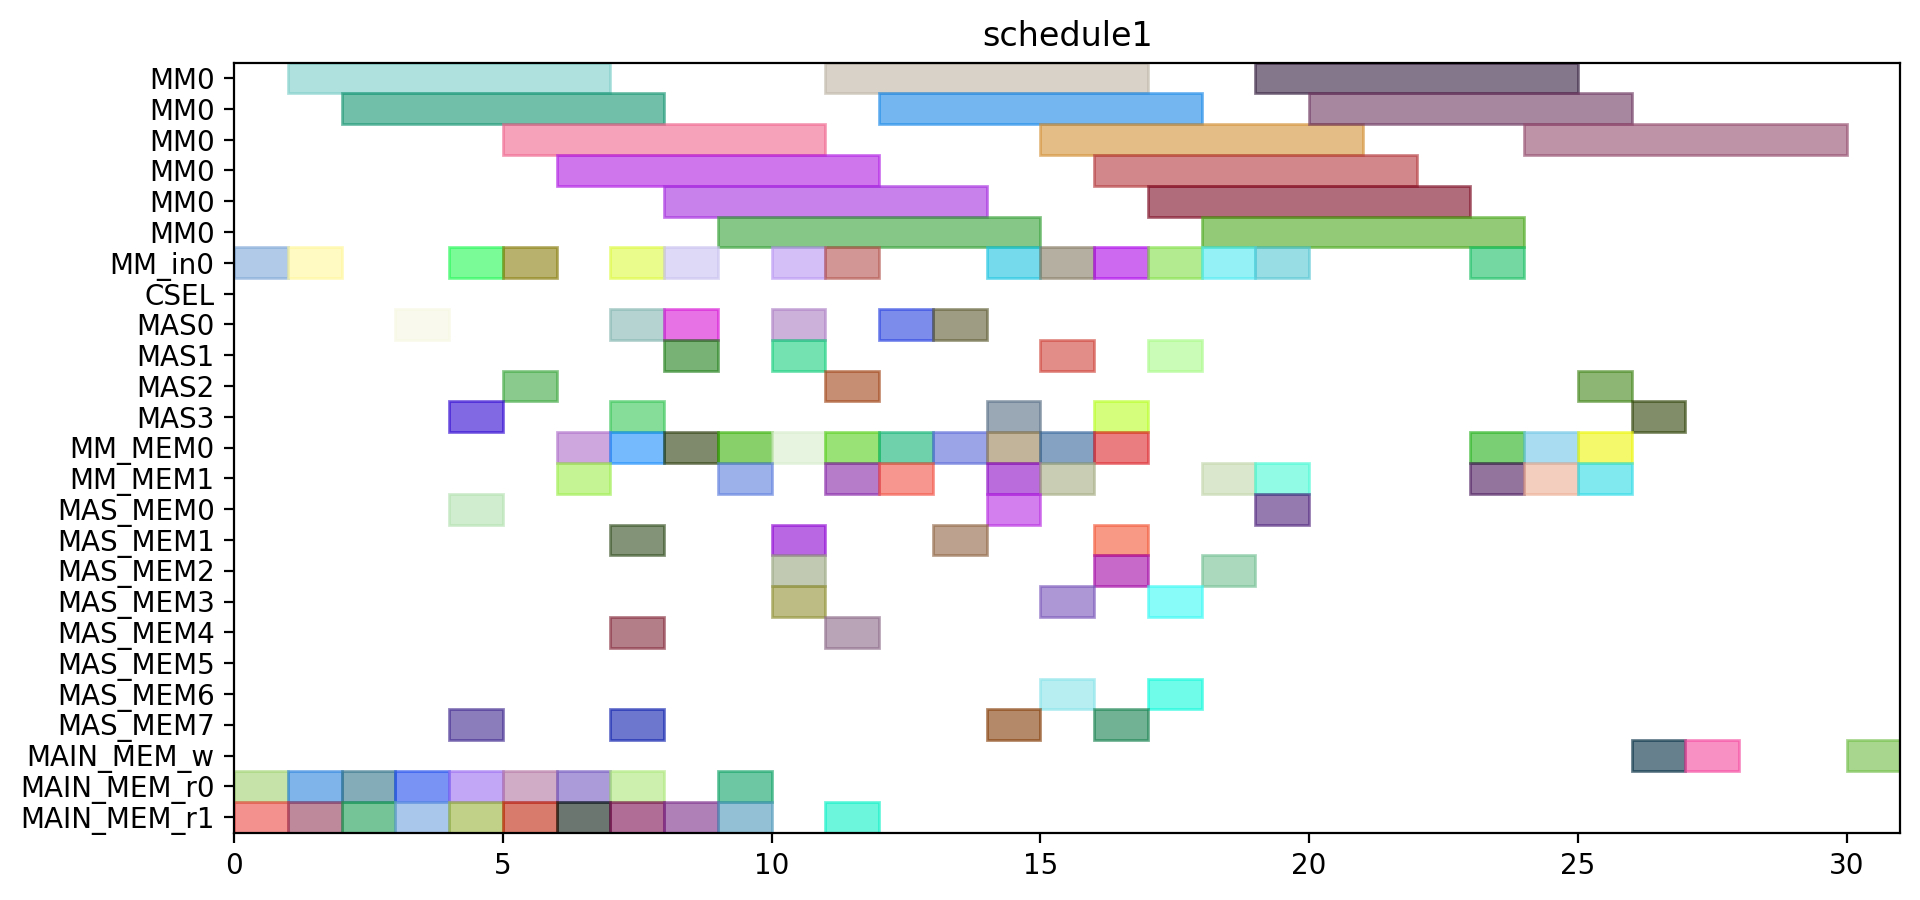

Generate this figure with Python:
from pyschedule import Scenario, solvers, plotters, alt


def solve():
	horizon = 144
	S = Scenario("schedule1", horizon=horizon)

	# resource
	MM = S.Resources('MM', num=1, size=6)
	MM_in = S.Resources('MM_in', num=1)
	CSEL = S.Resource('CSEL')
	MAS = S.Resources('MAS', num=4, size=1, periods=range(1, horizon))
	MM_MEM = S.Resources('MM_MEM', num=2)
	MAS_MEM = S.Resources('MAS_MEM', num=8)
	MAIN_MEM_w = S.Resource('MAIN_MEM_w', size=1)
	MAIN_MEM_r = S.Resources('MAIN_MEM_r', num=2)

	# result of previous scheduling
	t0_in = S.Task('t0_in', length=1, delay_cost=1)
	S += t0_in >= 0
	t0_in += MM_in[0]

	t0_mem0 = S.Task('t0_mem0', length=1, delay_cost=1)
	S += t0_mem0 >= 0
	t0_mem0 += MAIN_MEM_r[0]

	t0_mem1 = S.Task('t0_mem1', length=1, delay_cost=1)
	S += t0_mem1 >= 0
	t0_mem1 += MAIN_MEM_r[1]

	t0 = S.Task('t0', length=6, delay_cost=1)
	S += t0 >= 1
	t0 += MM[0]

	t2_in = S.Task('t2_in', length=1, delay_cost=1)
	S += t2_in >= 1
	t2_in += MM_in[0]

	t2_mem0 = S.Task('t2_mem0', length=1, delay_cost=1)
	S += t2_mem0 >= 1
	t2_mem0 += MAIN_MEM_r[0]

	t2_mem1 = S.Task('t2_mem1', length=1, delay_cost=1)
	S += t2_mem1 >= 1
	t2_mem1 += MAIN_MEM_r[1]

	t13_mem0 = S.Task('t13_mem0', length=1, delay_cost=1)
	S += t13_mem0 >= 2
	t13_mem0 += MAIN_MEM_r[0]

	t13_mem1 = S.Task('t13_mem1', length=1, delay_cost=1)
	S += t13_mem1 >= 2
	t13_mem1 += MAIN_MEM_r[1]

	t2 = S.Task('t2', length=6, delay_cost=1)
	S += t2 >= 2
	t2 += MM[0]

	t13 = S.Task('t13', length=1, delay_cost=1)
	S += t13 >= 3
	t13 += MAS[0]

	t14_mem0 = S.Task('t14_mem0', length=1, delay_cost=1)
	S += t14_mem0 >= 3
	t14_mem0 += MAIN_MEM_r[0]

	t14_mem1 = S.Task('t14_mem1', length=1, delay_cost=1)
	S += t14_mem1 >= 3
	t14_mem1 += MAIN_MEM_r[1]

	t14 = S.Task('t14', length=1, delay_cost=1)
	S += t14 >= 4
	t14 += MAS[3]

	t15_in = S.Task('t15_in', length=1, delay_cost=1)
	S += t15_in >= 4
	t15_in += MM_in[0]

	t15_mem0 = S.Task('t15_mem0', length=1, delay_cost=1)
	S += t15_mem0 >= 4
	t15_mem0 += MAS_MEM[0]

	t15_mem1 = S.Task('t15_mem1', length=1, delay_cost=1)
	S += t15_mem1 >= 4
	t15_mem1 += MAS_MEM[7]

	t3_mem0 = S.Task('t3_mem0', length=1, delay_cost=1)
	S += t3_mem0 >= 4
	t3_mem0 += MAIN_MEM_r[0]

	t3_mem1 = S.Task('t3_mem1', length=1, delay_cost=1)
	S += t3_mem1 >= 4
	t3_mem1 += MAIN_MEM_r[1]

	t15 = S.Task('t15', length=6, delay_cost=1)
	S += t15 >= 5
	t15 += MM[0]

	t1_in = S.Task('t1_in', length=1, delay_cost=1)
	S += t1_in >= 5
	t1_in += MM_in[0]

	t1_mem0 = S.Task('t1_mem0', length=1, delay_cost=1)
	S += t1_mem0 >= 5
	t1_mem0 += MAIN_MEM_r[0]

	t1_mem1 = S.Task('t1_mem1', length=1, delay_cost=1)
	S += t1_mem1 >= 5
	t1_mem1 += MAIN_MEM_r[1]

	t3 = S.Task('t3', length=1, delay_cost=1)
	S += t3 >= 5
	t3 += MAS[2]

	t1 = S.Task('t1', length=6, delay_cost=1)
	S += t1 >= 6
	t1 += MM[0]

	t18_mem0 = S.Task('t18_mem0', length=1, delay_cost=1)
	S += t18_mem0 >= 6
	t18_mem0 += MM_MEM[0]

	t18_mem1 = S.Task('t18_mem1', length=1, delay_cost=1)
	S += t18_mem1 >= 6
	t18_mem1 += MM_MEM[1]

	t4_mem0 = S.Task('t4_mem0', length=1, delay_cost=1)
	S += t4_mem0 >= 6
	t4_mem0 += MAIN_MEM_r[0]

	t4_mem1 = S.Task('t4_mem1', length=1, delay_cost=1)
	S += t4_mem1 >= 6
	t4_mem1 += MAIN_MEM_r[1]

	t18 = S.Task('t18', length=1, delay_cost=1)
	S += t18 >= 7
	t18 += MAS[0]

	t19_mem0 = S.Task('t19_mem0', length=1, delay_cost=1)
	S += t19_mem0 >= 7
	t19_mem0 += MM_MEM[0]

	t19_mem1 = S.Task('t19_mem1', length=1, delay_cost=1)
	S += t19_mem1 >= 7
	t19_mem1 += MAS_MEM[1]

	t4 = S.Task('t4', length=1, delay_cost=1)
	S += t4 >= 7
	t4 += MAS[3]

	t5_in = S.Task('t5_in', length=1, delay_cost=1)
	S += t5_in >= 7
	t5_in += MM_in[0]

	t5_mem0 = S.Task('t5_mem0', length=1, delay_cost=1)
	S += t5_mem0 >= 7
	t5_mem0 += MAS_MEM[4]

	t5_mem1 = S.Task('t5_mem1', length=1, delay_cost=1)
	S += t5_mem1 >= 7
	t5_mem1 += MAS_MEM[7]

	t8_mem0 = S.Task('t8_mem0', length=1, delay_cost=1)
	S += t8_mem0 >= 7
	t8_mem0 += MAIN_MEM_r[0]

	t8_mem1 = S.Task('t8_mem1', length=1, delay_cost=1)
	S += t8_mem1 >= 7
	t8_mem1 += MAIN_MEM_r[1]

	t19 = S.Task('t19', length=1, delay_cost=1)
	S += t19 >= 8
	t19 += MAS[0]

	t20_in = S.Task('t20_in', length=1, delay_cost=1)
	S += t20_in >= 8
	t20_in += MM_in[0]

	t20_mem0 = S.Task('t20_mem0', length=1, delay_cost=1)
	S += t20_mem0 >= 8
	t20_mem0 += MM_MEM[0]

	t20_mem1 = S.Task('t20_mem1', length=1, delay_cost=1)
	S += t20_mem1 >= 8
	t20_mem1 += MAIN_MEM_r[1]

	t5 = S.Task('t5', length=6, delay_cost=1)
	S += t5 >= 8
	t5 += MM[0]

	t8 = S.Task('t8', length=1, delay_cost=1)
	S += t8 >= 8
	t8 += MAS[1]

	t16_mem0 = S.Task('t16_mem0', length=1, delay_cost=1)
	S += t16_mem0 >= 9
	t16_mem0 += MM_MEM[0]

	t16_mem1 = S.Task('t16_mem1', length=1, delay_cost=1)
	S += t16_mem1 >= 9
	t16_mem1 += MM_MEM[1]

	t20 = S.Task('t20', length=6, delay_cost=1)
	S += t20 >= 9
	t20 += MM[0]

	t9_mem0 = S.Task('t9_mem0', length=1, delay_cost=1)
	S += t9_mem0 >= 9
	t9_mem0 += MAIN_MEM_r[0]

	t9_mem1 = S.Task('t9_mem1', length=1, delay_cost=1)
	S += t9_mem1 >= 9
	t9_mem1 += MAIN_MEM_r[1]

	t10_in = S.Task('t10_in', length=1, delay_cost=1)
	S += t10_in >= 10
	t10_in += MM_in[0]

	t10_mem0 = S.Task('t10_mem0', length=1, delay_cost=1)
	S += t10_mem0 >= 10
	t10_mem0 += MAS_MEM[2]

	t10_mem1 = S.Task('t10_mem1', length=1, delay_cost=1)
	S += t10_mem1 >= 10
	t10_mem1 += MAS_MEM[1]

	t16 = S.Task('t16', length=1, delay_cost=1)
	S += t16 >= 10
	t16 += MAS[1]

	t17_mem0 = S.Task('t17_mem0', length=1, delay_cost=1)
	S += t17_mem0 >= 10
	t17_mem0 += MM_MEM[0]

	t17_mem1 = S.Task('t17_mem1', length=1, delay_cost=1)
	S += t17_mem1 >= 10
	t17_mem1 += MAS_MEM[3]

	t9 = S.Task('t9', length=1, delay_cost=1)
	S += t9 >= 10
	t9 += MAS[0]

	t10 = S.Task('t10', length=6, delay_cost=1)
	S += t10 >= 11
	t10 += MM[0]

	t11_mem0 = S.Task('t11_mem0', length=1, delay_cost=1)
	S += t11_mem0 >= 11
	t11_mem0 += MM_MEM[0]

	t11_mem1 = S.Task('t11_mem1', length=1, delay_cost=1)
	S += t11_mem1 >= 11
	t11_mem1 += MM_MEM[1]

	t17 = S.Task('t17', length=1, delay_cost=1)
	S += t17 >= 11
	t17 += MAS[2]

	t23_in = S.Task('t23_in', length=1, delay_cost=1)
	S += t23_in >= 11
	t23_in += MM_in[0]

	t23_mem0 = S.Task('t23_mem0', length=1, delay_cost=1)
	S += t23_mem0 >= 11
	t23_mem0 += MAS_MEM[4]

	t23_mem1 = S.Task('t23_mem1', length=1, delay_cost=1)
	S += t23_mem1 >= 11
	t23_mem1 += MAIN_MEM_r[1]

	t11 = S.Task('t11', length=1, delay_cost=1)
	S += t11 >= 12
	t11 += MAS[0]

	t23 = S.Task('t23', length=6, delay_cost=1)
	S += t23 >= 12
	t23 += MM[0]

	t6_mem0 = S.Task('t6_mem0', length=1, delay_cost=1)
	S += t6_mem0 >= 12
	t6_mem0 += MM_MEM[0]

	t6_mem1 = S.Task('t6_mem1', length=1, delay_cost=1)
	S += t6_mem1 >= 12
	t6_mem1 += MM_MEM[1]

	t6 = S.Task('t6', length=1, delay_cost=1)
	S += t6 >= 13
	t6 += MAS[0]

	t7_mem0 = S.Task('t7_mem0', length=1, delay_cost=1)
	S += t7_mem0 >= 13
	t7_mem0 += MM_MEM[0]

	t7_mem1 = S.Task('t7_mem1', length=1, delay_cost=1)
	S += t7_mem1 >= 13
	t7_mem1 += MAS_MEM[1]

	t22_mem0 = S.Task('t22_mem0', length=1, delay_cost=1)
	S += t22_mem0 >= 14
	t22_mem0 += MM_MEM[0]

	t22_mem1 = S.Task('t22_mem1', length=1, delay_cost=1)
	S += t22_mem1 >= 14
	t22_mem1 += MM_MEM[1]

	t28_in = S.Task('t28_in', length=1, delay_cost=1)
	S += t28_in >= 14
	t28_in += MM_in[0]

	t28_mem0 = S.Task('t28_mem0', length=1, delay_cost=1)
	S += t28_mem0 >= 14
	t28_mem0 += MAS_MEM[0]

	t28_mem1 = S.Task('t28_mem1', length=1, delay_cost=1)
	S += t28_mem1 >= 14
	t28_mem1 += MAS_MEM[7]

	t7 = S.Task('t7', length=1, delay_cost=1)
	S += t7 >= 14
	t7 += MAS[3]

	t21_mem0 = S.Task('t21_mem0', length=1, delay_cost=1)
	S += t21_mem0 >= 15
	t21_mem0 += MM_MEM[0]

	t21_mem1 = S.Task('t21_mem1', length=1, delay_cost=1)
	S += t21_mem1 >= 15
	t21_mem1 += MM_MEM[1]

	t22 = S.Task('t22', length=1, delay_cost=1)
	S += t22 >= 15
	t22 += MAS[1]

	t25_in = S.Task('t25_in', length=1, delay_cost=1)
	S += t25_in >= 15
	t25_in += MM_in[0]

	t25_mem0 = S.Task('t25_mem0', length=1, delay_cost=1)
	S += t25_mem0 >= 15
	t25_mem0 += MAS_MEM[6]

	t25_mem1 = S.Task('t25_mem1', length=1, delay_cost=1)
	S += t25_mem1 >= 15
	t25_mem1 += MAS_MEM[3]

	t28 = S.Task('t28', length=6, delay_cost=1)
	S += t28 >= 15
	t28 += MM[0]

	t12_mem0 = S.Task('t12_mem0', length=1, delay_cost=1)
	S += t12_mem0 >= 16
	t12_mem0 += MM_MEM[0]

	t12_mem1 = S.Task('t12_mem1', length=1, delay_cost=1)
	S += t12_mem1 >= 16
	t12_mem1 += MAS_MEM[1]

	t21 = S.Task('t21', length=1, delay_cost=1)
	S += t21 >= 16
	t21 += MAS[3]

	t25 = S.Task('t25', length=6, delay_cost=1)
	S += t25 >= 16
	t25 += MM[0]

	t27_in = S.Task('t27_in', length=1, delay_cost=1)
	S += t27_in >= 16
	t27_in += MM_in[0]

	t27_mem0 = S.Task('t27_mem0', length=1, delay_cost=1)
	S += t27_mem0 >= 16
	t27_mem0 += MAS_MEM[2]

	t27_mem1 = S.Task('t27_mem1', length=1, delay_cost=1)
	S += t27_mem1 >= 16
	t27_mem1 += MAS_MEM[7]

	t12 = S.Task('t12', length=1, delay_cost=1)
	S += t12 >= 17
	t12 += MAS[1]

	t27 = S.Task('t27', length=6, delay_cost=1)
	S += t27 >= 17
	t27 += MM[0]

	t29_in = S.Task('t29_in', length=1, delay_cost=1)
	S += t29_in >= 17
	t29_in += MM_in[0]

	t29_mem0 = S.Task('t29_mem0', length=1, delay_cost=1)
	S += t29_mem0 >= 17
	t29_mem0 += MAS_MEM[6]

	t29_mem1 = S.Task('t29_mem1', length=1, delay_cost=1)
	S += t29_mem1 >= 17
	t29_mem1 += MAS_MEM[3]

	t29 = S.Task('t29', length=6, delay_cost=1)
	S += t29 >= 18
	t29 += MM[0]


	# new tasks
	t24 = S.Task('t24', length=6, delay_cost=1)
	t24 += alt(MM)
	t24_in = S.Task('t24_in', length=1, delay_cost=1)
	t24_in += alt(MM_in)
	S += t24_in*MM_in[0]<=t24*MM[0]
	t24_mem0 = S.Task('t24_mem0', length=1, delay_cost=1)
	t24_mem0 += MAS_MEM[2]
	S += 17 < t24_mem0
	S += t24_mem0 <= t24

	t24_mem1 = S.Task('t24_mem1', length=1, delay_cost=1)
	t24_mem1 += MM_MEM[1]
	S += 17 < t24_mem1
	S += t24_mem1 <= t24

	t26 = S.Task('t26', length=6, delay_cost=1)
	t26 += alt(MM)
	t26_in = S.Task('t26_in', length=1, delay_cost=1)
	t26_in += alt(MM_in)
	S += t26_in*MM_in[0]<=t26*MM[0]
	t26_mem0 = S.Task('t26_mem0', length=1, delay_cost=1)
	t26_mem0 += MAS_MEM[0]
	S += 8 < t26_mem0
	S += t26_mem0 <= t26

	t26_mem1 = S.Task('t26_mem1', length=1, delay_cost=1)
	t26_mem1 += MM_MEM[1]
	S += 17 < t26_mem1
	S += t26_mem1 <= t26

	PZ_new = S.Task('PZ_new', length=6, delay_cost=1)
	PZ_new += alt(MM)
	PZ_new_in = S.Task('PZ_new_in', length=1, delay_cost=1)
	PZ_new_in += alt(MM_in)
	S += PZ_new_in*MM_in[0]<=PZ_new*MM[0]
	S += 0<PZ_new

	PZ_new_w = S.Task('PZ_new_w', length=1, delay_cost=1)
	PZ_new_w += alt(MAIN_MEM_w)
	S += PZ_new <= PZ_new_w

	PZ_new_mem0 = S.Task('PZ_new_mem0', length=1, delay_cost=1)
	PZ_new_mem0 += MM_MEM[0]
	S += 23 < PZ_new_mem0
	S += PZ_new_mem0 <= PZ_new

	PZ_new_mem1 = S.Task('PZ_new_mem1', length=1, delay_cost=1)
	PZ_new_mem1 += MM_MEM[1]
	S += 20 < PZ_new_mem1
	S += PZ_new_mem1 <= PZ_new

	PX_new = S.Task('PX_new', length=1, delay_cost=1)
	PX_new += alt(MAS)
	S += 0<PX_new

	PX_new_w = S.Task('PX_new_w', length=1, delay_cost=1)
	PX_new_w += alt(MAIN_MEM_w)
	S += PX_new <= PX_new_w

	PX_new_mem0 = S.Task('PX_new_mem0', length=1, delay_cost=1)
	PX_new_mem0 += MM_MEM[0]
	S += 21 < PX_new_mem0
	S += PX_new_mem0 <= PX_new

	PX_new_mem1 = S.Task('PX_new_mem1', length=1, delay_cost=1)
	PX_new_mem1 += alt(MM_MEM)
	S += (t24*MM[0])-1 < PX_new_mem1*MM_MEM[1]
	S += PX_new_mem1 <= PX_new

	PY_new = S.Task('PY_new', length=1, delay_cost=1)
	PY_new += alt(MAS)
	S += 0<PY_new

	PY_new_w = S.Task('PY_new_w', length=1, delay_cost=1)
	PY_new_w += alt(MAIN_MEM_w)
	S += PY_new <= PY_new_w

	PY_new_mem0 = S.Task('PY_new_mem0', length=1, delay_cost=1)
	PY_new_mem0 += MM_MEM[0]
	S += 22 < PY_new_mem0
	S += PY_new_mem0 <= PY_new

	PY_new_mem1 = S.Task('PY_new_mem1', length=1, delay_cost=1)
	PY_new_mem1 += alt(MM_MEM)
	S += (t26*MM[0])-1 < PY_new_mem1*MM_MEM[1]
	S += PY_new_mem1 <= PY_new

	solvers.mip.solve(S,msg=1,kind='CPLEX',ratio_gap=1.01)

	solution = [['hoge']*len(S.solution()[1]) for i in range(len(S.solution()))]
	for i in range(len(S.solution())):
		for j in range(len(S.solution()[i])):
			solution[i][j]=str(S.solution()[i][j])
	print(solution)

	cycles = int(solution[-1][3])

	pic_file_name = "/home/mfukuda/ABE/multiRAM_multiMAS_16mux/scheduling_result/stage6MM1_stage1MAS4/EP_ADD_A_0/schedule1.png"
	if(S.solution() != []):
		plotters.matplotlib.plot(S,img_filename=pic_file_name, show_task_labels=False, fig_size=(cycles*0.25+3, 5))

	return solution
